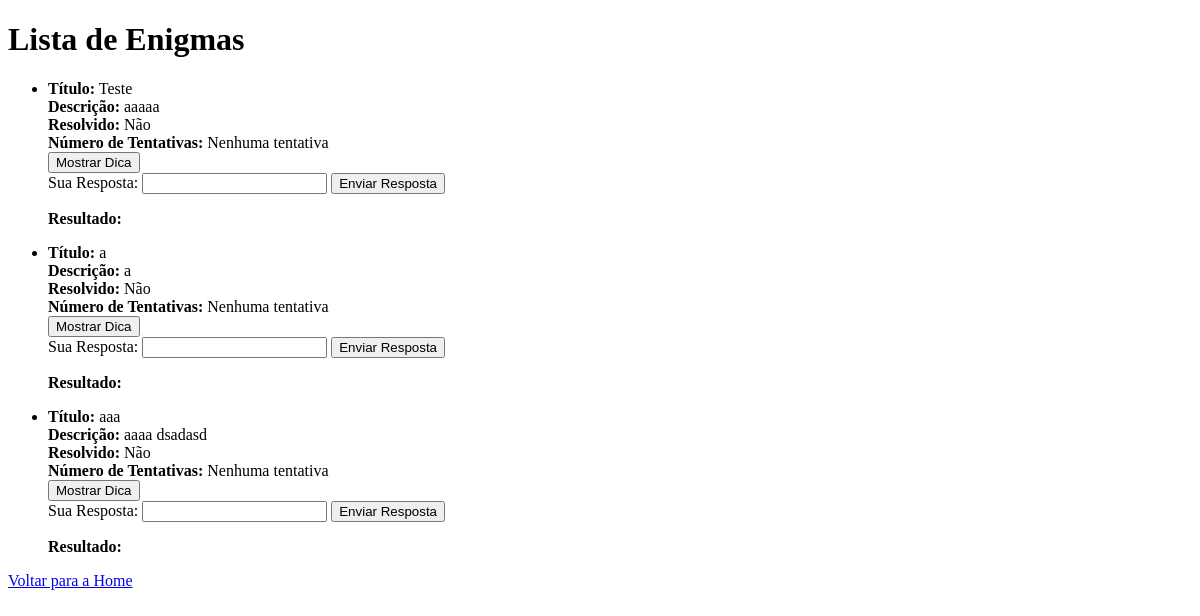
Before: /enigmas/ (signed in) with the older database file.
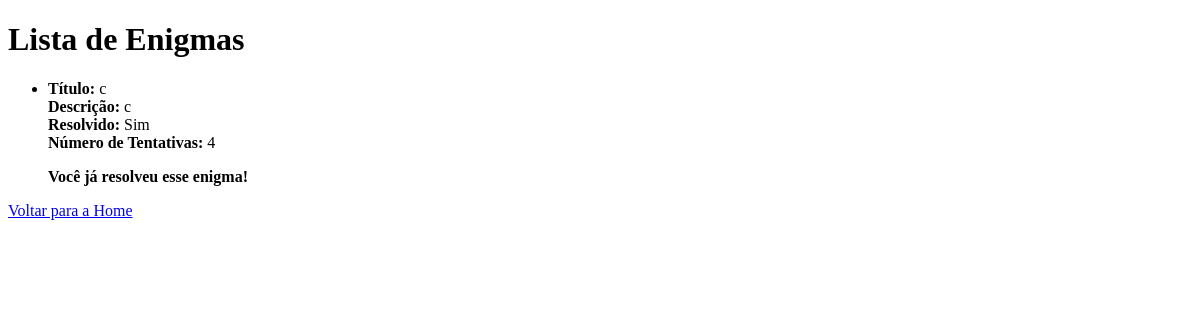
After: the same page with the newer database file.
### EnigmasHub/models.py (models this page shows, shortened)
class Enigma(models.Model):
    title = models.CharField(max_length=100)
    description = models.TextField()
    tips = models.TextField()
    correct_answer = models.CharField(max_length=255)
    created_at = models.DateTimeField(auto_now_add=True)
    usuario = models.ForeignKey(User, on_delete=models.CASCADE, related_name='enigmas',default=None, null=True)

class Tentativa(models.Model):
    enigma = models.ForeignKey(Enigma, on_delete=models.CASCADE, related_name='tentativas')
    usuario = models.ForeignKey(User, on_delete=models.CASCADE)
    numero_tentativas = models.IntegerField(default=1)
    esta_correto = models.BooleanField(default=False)
    resultado =models.TextField(default='')

### EnigmasHub/views.py (the view, shortened to what this page needs)
# urls.py: path('enigmas/', enigmas_list, name='enigmas'),
@login_required
def enigmas_list(request):
    enigmas = Enigma.objects.exclude(usuario=request.user)
    enigmas_com_tentativas = []
    for enigma in enigmas:
        tentativa = Tentativa.objects.filter(enigma=enigma, usuario=request.user).first()
        enigmas_com_tentativas.append({
            'enigma': enigma,
            'tentativa': tentativa
        })
    return render(request,'EnigmasHub/enigmas_list.html',{
        'enigmas_com_tentativas': enigmas_com_tentativas,
    })

### EnigmasHub/templates/EnigmasHub/enigmas_list.html (shortened to what this page needs)
<!DOCTYPE html>
<head>
</head>
<body>
    <h1>Lista de Enigmas</h1>
    <ul>
        {% for enigma_obj in enigmas_com_tentativas %}
            <li>
                <strong>Título:</strong> {{ enigma_obj.enigma.title }}<br>
                <strong>Descrição:</strong> {{ enigma_obj.enigma.description }}<br>
                {% if enigma_obj.tentativa %}
                    <strong>Resolvido:</strong> {{  enigma_obj.tentativa.esta_correto|yesno:"Sim,Não" }}<br>
                    <strong>Número de Tentativas:</strong> {{ enigma_obj.tentativa.numero_tentativas}}<br>
                {% else %}
                    <strong>Resolvido:</strong> Não<br>
                    <strong>Número de Tentativas:</strong> Nenhuma tentativa<br>
                {% endif %}
                {% if enigma_obj.tentativa and enigma_obj.tentativa.esta_correto %}
                    <p><strong>Você já resolveu esse enigma!</strong></p>
                {% else %}
                <button id="button_Tip_{{ enigma_obj.enigma.id }}" onclick="toggleTip({{ enigma_obj.enigma.id }})">Mostrar Dica</button>
                    <form method="post" action="{% url 'enigmas' %}">
                        <label for="answer_{{ enigma_obj.enigma.id }}">Sua Resposta:</label>
                        <input type="text" name="answer" id="answer_{{ enigma_obj.enigma.id }}" required>
                        <button type="submit">Enviar Resposta</button>
                    </form>
                        <p><strong>Resultado:</strong> {{ enigma_obj.tentativa.resultado }}</p>
                {% endif %}
            </li>
        {% empty %}
            <li>Nenhum enigma encontrado.</li>
        {% endfor %}
    </ul>
    <a href="{% url 'home' %}">Voltar para a Home</a>
</body>
</html>

Changed rows visible on the page:
removed Enigma: enigma "Teste", enigma.description "aaaaa", shows "Resolvido:"
removed Enigma: enigma "a", enigma.description "a", shows "Resolvido:"
removed Enigma: enigma "aaa", enigma.description "aaaa dsadasd", shows "Resolvido:"
added Enigma: enigma "c", enigma.description "c", tentativa.esta_correto "Sim", tentativa.numero_tentativas "4", shows "Você já resolveu esse enigma!"
